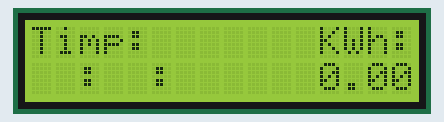
The sketch below on a simulated Arduino Uno, built with avr-gcc and run on an emulated ATmega328P. Parts: 16×2 character LCD.

Above: at 0.1 s.
At 4.1 s:
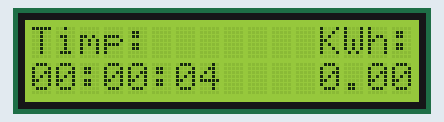
At 9.1 s:
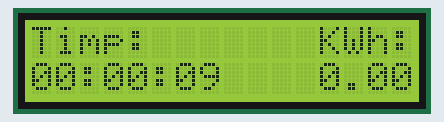
At 19.2 s:
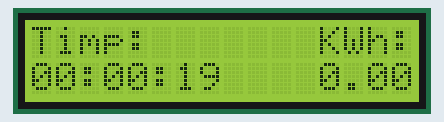
At 28.2 s:
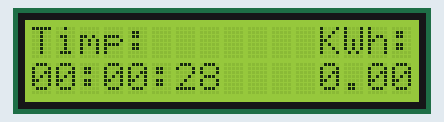
At 38.2 s:
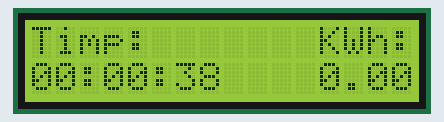

Measured:
- what the display in image 1 shows lasts 1.0 s, from 4.1 s to 5.1 s

The sketch:

display.ino
```cpp
#include <LiquidCrystal.h>
#include <TimeLib.h>

LiquidCrystal lcd (1,2,4,5,6,7);
int secunda = 0;
int minut = 0;
int ora = 0;
float consum = 0;

void secundaZero(){
  lcd.setCursor(7,1);
  lcd.print("0");
  lcd.setCursor(6,1);
  lcd.print("0");
}

void minutZero(){
  lcd.setCursor(4,1);
  lcd.print("0");
  lcd.setCursor(3,1);
  lcd.print("0");
}


void setup() {

  // Initializare si setup

  lcd.begin(16,2);
  lcd.setCursor(0,0);
  lcd.print("Timp:");
  lcd.setCursor(5,1);
  lcd.print(":");
  lcd.setCursor(2,1);
  lcd.print(":");
  lcd.setCursor(12,0);
  lcd.print("KWh:");
  lcd.setCursor(12,1);
  lcd.print("0.00");
}

void loop() {

  // Rularea continua

  lcd.setCursor(5,1);
  lcd.print(":");
  lcd.setCursor(2,1);
  lcd.print(":");
  delay(1000);
  secunda++;
  if(secunda < 10){
    lcd.setCursor(6, 1);
    lcd.print("0");
    lcd.setCursor(7, 1);
    lcd.print(secunda);
  } else if (secunda >= 10 && secunda < 60){
    lcd.setCursor(6, 1);
    lcd.print(secunda);
  } else{
    secunda = 0;
    secundaZero();
    minut = minut + 1;
    lcd.setCursor(12,1);
    consum = consum + 0.00383;
    lcd.print(consum);
  }

  if(minut < 10){
    lcd.setCursor(3, 1);
    lcd.print("0");
    lcd.setCursor(4, 1);
    lcd.print(minut);
  } else if (minut >= 10 && minut < 60){
    lcd.setCursor(3, 1);
    lcd.print(minut);
  } else{
    minut = 0;
    minutZero();
    ora = ora + 1;
  }

  if(ora < 10){
    lcd.setCursor(0, 1);
    lcd.print("0");
    lcd.setCursor(1, 1);
    lcd.print(ora);
  } else if (ora >= 10 && ora < 60){
    lcd.setCursor(0, 1);
    lcd.print(ora);
  }

  }
```
